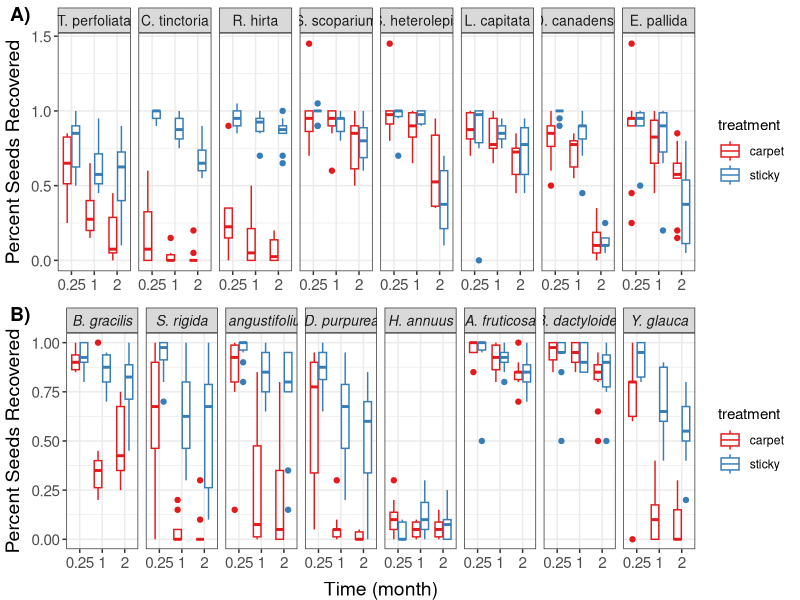

Write the R code that produced this figure. (Note: this script raises an error after producing the figure.)
## ---- chunk 1
# clear workspace
rm(list=ls())

# working directory
# set working directory to "source file location"

# libraries
library(tidyverse)
library(RColorBrewer)
library(cowplot)
library(glmmTMB)
library(ggeffects) #for ggpredict()
library(emmeans) # for post-sticky comparison

# data
mo <- read_csv("../data/L0/MO_seedrain_raw.csv")
mo_mass <- read_csv("../data/L0/MO_seedweight_raw.csv")

co <- read_csv("../data/L0/CO_seedrain_raw.csv")
co_mass <- read_csv("../data/L0/CO_seedweight_raw.csv")

## ---- chunk 2

# clean up treatment names and times

mo$time_month[mo$time_month == '1 month'] <- 1
mo$time_month[mo$time_month == '2 month'] <- 2
mo$time_month[mo$time_month == '1 week'] <- 0.25

mo$time_month <- as.numeric(mo$time_month)


# clean recovery data to just be the species we selected, not the extra 
#      seeds we caught throughout the experiment

mo_slim <- mo %>%
  filter(species == "LESCAP" | species == "DESCAN" | species == "TRIPER" |
         species == "SCHSCO" | species == "ECHANG" | species == "SPOHET" |
         species == "RUDHIR" | species == "CORTIN")


#we used ECHPAL, not ECHANG - so update data
mo_slim$species[mo_slim$species == 'ECHANG'] <- "ECHPAL"

# clean seed mass data

mo_mass_small <- mo_mass %>% 
  group_by(species) %>%
  dplyr::summarize(mean_1seed = mean(lot_mass_g)/25)

# rename species to match recovery data
mo_mass_small$species[mo_mass_small$species == 'RATPIN'] <- "RUDHIR"
mo_mass_small$species[mo_mass_small$species == 'ECHANG'] <- "ECHPAL"

## ---- chunk 3

# clean up treatment names and times

co$treatment[co$treatment == 's'] <- "sticky"
co$treatment[co$treatment == 'c'] <- "carpet"


# clean recovery data to just be the species we selected, not the extra 
#      seeds we caught throughout the experiment

co_slim <- co %>%
  filter(species != ("various"))

co_mass_small <- co_mass %>%
  pivot_longer(
    cols = afrut:yglau,
    names_to = "species",
    values_to = "mass"
  ) %>%
  group_by(species) %>%
  dplyr::summarize(mean_1seed = mean(mass)/25)


#rename species to match recovery data
co_mass_small$species[co_mass_small$species == 'afrut'] <- "a.fruticosa"
co_mass_small$species[co_mass_small$species == 'bdact'] <- "b.dactyloides"
co_mass_small$species[co_mass_small$species == 'bgrac'] <- "b.gracilis"
co_mass_small$species[co_mass_small$species == 'dpurp'] <- "d.purpurea"
co_mass_small$species[co_mass_small$species == 'hannu'] <- "h.annuus"
co_mass_small$species[co_mass_small$species == 'origi'] <- "s.rigida"
co_mass_small$species[co_mass_small$species == 'sangu'] <- "s.angustifolium"
co_mass_small$species[co_mass_small$species == 'yglau'] <- "y.glauca"

## ---- chunk 4
### Create full dataset with both sites

dat_all <- full_join(mo_slim, co_slim)

list(unique(dat_all$species))

# create a %consumed column

dat_all$pct_recovered <- dat_all$number_recovered/dat_all$number_original
dat_all$time_month <- as.factor(dat_all$time_month)


## ---- chunk 5

#size order
mo_raw <- subset(dat_all,site == "mo" & treatment != "post-sticky")
mo_raw$species <- factor(mo_raw$species, levels = c("TRIPER", "CORTIN", "RUDHIR", "SCHSCO", "SPOHET", "LESCAP", "DESCAN", "ECHPAL"), labels = c("T. perfoliata", "C. tinctoria", "R. hirta", "S. scoparium", "S. heterolepis", "L. capitata", "D. canadense", "E. pallida"))


mo_raw <- ggplot(mo_raw, aes(x = time_month, y = pct_recovered, color = treatment))+
  geom_boxplot()+
  facet_grid(cols = vars(species))+
  scale_color_brewer(palette = "Set1")+
  theme_bw()+
  ylab("Percent Seeds Recovered")+
  theme(strip.text.x = element_text(size = 10),
        axis.title.x = element_blank(),
        axis.title.y = element_text(size = 14, vjust = +1.5),
        axis.text.y = element_text(size = 11),
        axis.text.x = element_text(size = 11)
      )


#size order
co_raw <- subset(dat_all, site == "co")
co_raw$species <- factor(co_raw$species, levels = c("b.gracilis", "s.rigida", "s.angustifolium", "d.purpurea", "h.annuus", "a.fruticosa", "b.dactyloides", "y.glauca"), labels = c("B. gracilis", "S. rigida", "S. angustifolium", "D. purpurea", "H. annuus", "A. fruticosa", "B. dactyloides", "Y. glauca"))

co_raw <- ggplot(co_raw, aes(x = time_month, y = pct_recovered, color = treatment))+
  geom_boxplot()+
  facet_grid(cols = vars(species))+
  scale_color_brewer(palette = "Set1")+
  theme_bw()+
  ylab("Percent Seeds Recovered")+
  xlab("Time (month)")+
  theme(strip.text.x = element_text(size = 10, face = "italic"),
        axis.title.y = element_text(size = 14, vjust = +1.5),
        axis.title.x = element_text(size = 14, vjust = -0.75),
        axis.text.y = element_text(size = 11),
        axis.text.x = element_text(size = 11)
      )

plot_grid(mo_raw, co_raw, ncol = 1, labels = c("A)", "B)"))

## save figure
pdf("../figures/all_raw_data.pdf", width = 10, height = 8)

plot_grid(mo_raw, co_raw, ncol = 1, labels = c("A)", "B)"), align = "h", axis = "l")

invisible(dev.off())

## ---- chunk 6

# make relativized capture plot with carpet compared to sticky.

dat_small <- dat_all[,1:8]
dat_small <- subset(dat_small, treatment != "post-sticky")

dat_wide <- dat_small %>%
  pivot_wider(
    names_from = treatment,
    values_from = number_recovered
  )

dat_wide$LRR_removed <- log(dat_wide$sticky / dat_wide$carpet)

#size order
mo_wide <- subset(dat_wide, site == "mo")
mo_wide$species <- factor(mo_wide$species, levels = c("TRIPER", "CORTIN", "RUDHIR", "SCHSCO", "SPOHET", "LESCAP", "DESCAN", "ECHPAL"), labels = c("T. perfoliata", "C. tinctoria", "R. hirta", "S. scoparium", "S. heterolepis", "L. capitata", "D. canadense", "E. pallida"))


mo_rel <- ggplot(mo_wide, aes(x = time_month, y = LRR_removed))+
  geom_boxplot()+
  geom_hline(yintercept = 0, linetype = "dashed", color = "red")+
  facet_grid(cols = vars(species))+
  scale_color_brewer(palette = "Set1")+
  theme_bw()+
  ylab("Recovery Log Response Ratio")+
  theme(strip.text.x = element_text(size = 10),
        axis.title.x = element_blank(),
        axis.title.y = element_text(size = 14, vjust = +1.5),
        axis.text.y = element_text(size = 11),
        axis.text.x = element_text(size = 11)
      )


#size order
co_wide <- subset(dat_wide, site == "co")
co_wide$species <- factor(co_wide$species, levels = c("b.gracilis", "s.rigida", "s.angustifolium", "d.purpurea", "h.annuus", "a.fruticosa", "b.dactyloides", "y.glauca"), labels = c("B. gracilis", "S. rigida", "S. angustifolium", "D. purpurea", "H. annuus", "A. fruticosa", "B. dactyloides", "Y. glauca"))

co_rel <- ggplot(co_wide, aes(x = time_month, y = LRR_removed))+
  geom_boxplot()+
  geom_hline(yintercept = 0, linetype = "dashed", color = "red")+
  facet_grid(cols = vars(species))+
  scale_color_brewer(palette = "Set1")+
  theme_bw()+
  ylab("Recovery Log Response Ratio")+
  xlab("Time (month)")+
  theme(strip.text.x = element_text(size = 10, face = "italic"),
        axis.title.y = element_text(size = 14, vjust = +1.5),
        axis.title.x = element_text(size = 14, vjust = -0.75),
        axis.text.y = element_text(size = 11),
        axis.text.x = element_text(size = 11)
      )

plot_grid(mo_rel, co_rel, ncol = 1, labels = c("A)", "B)"))


## save figure
pdf("../figures/all_relative_data.pdf", width = 10, height = 8)

plot_grid(mo_rel, co_rel, ncol = 1, labels = c("A)", "B)"), align = "h", axis = "l")

invisible(dev.off())

## ---- chunk 7
## data cleanup

# add seed mass data into big dataset.
mass_all <- rbind(mo_mass_small, co_mass_small)
dat_full <- left_join(dat_all, mass_all)

# make month numeric and fix month timing
dat_full$time_month <- as.numeric(dat_full$time_month)
dat_full$time_month[dat_full$time_month == 1] <- 0.25
dat_full$time_month[dat_full$time_month == 2] <- 1
dat_full$time_month[dat_full$time_month == 3] <- 2


# remove the post-sticky treatment from MO
dat_full <- subset(dat_full, treatment != "post-sticky")

# calculate the number not recovered
dat_full$number_lost <- dat_full$number_original - dat_full$number_recovered

# treatment as factor
dat_full$treatment <- as.factor(dat_full$treatment)
## ---- chunk 8
# Statistical Model
mod1 <- glmmTMB(pct_recovered ~ treatment * mean_1seed + time_month + (1|site/block), 
                data = dat_full, 
                weights = number_original, 
                family = binomial)
summary(mod1) 

## ---- chunk 9

#Predict the data from the statistical model
out.pred <- predict(mod1, type = 'response')


predicted <- data.frame(pred = out.pred,
                        mass = dat_full$mean_1seed,
                        time = dat_full$time_month,
                        treatment = dat_full$treatment,
                        num_rec = dat_full$number_recovered,
                        num_lost = dat_full$number_lost)

## summary stats
predicted %>%
  group_by(treatment) %>%
  dplyr::summarize(mean_recovered = mean(pred),
                   sd_recovered = sd(pred))


palatte <- c("#CC79A7","#E69F00" )

predicted$treatment <- factor(predicted$treatment, levels = c("carpet", "sticky"), labels = c("astroturf", "sticky"))



#graph predicted data and binomial smooths
mass <- ggplot(predicted, aes(x = mass, y = pred, 
                     color = treatment))+
          geom_point(position = position_jitter(width = 0.0002), alpha = 0.5)+
          theme_bw()+
          scale_colour_manual(values = palatte)+
          labs(y= "Proportion of Seeds Recovered", x = "Seed mass", color = "Trap Type")+ 
          stat_smooth(method = "glm", 
                      method.args = list(family = "binomial"))+  
          theme(axis.title.y = element_text(size = 14, vjust = +1.5),
                axis.title.x = element_text(size = 14, vjust = -0.75),
                axis.text.y = element_text(size = 11),
                axis.text.x = element_text(size = 11)
      )

mass

## save figure
pdf("../figures/recovery_by_mass2.pdf", width = 6, height = 5)

mass

invisible(dev.off())

## ---- chunk 10
# Predicted figure for all factors
pred <- ggpredict(mod1, terms=c("mean_1seed", "treatment", "site", "time_month"), type="random")
pred_all <- plot(pred)
pred_all


## save figure
pdf("../figures/all_predicted.pdf", width = 6, height = 5)

pred_all

invisible(dev.off())

## ---- chunk 11
dat_test <- dat_all[,1:8]
dat_test <- subset(dat_test, site == "mo" & time_month == 1)

dat_test$pct_recovered <- dat_test$number_recovered/dat_test$number_original

ggplot(dat_test, aes(x = treatment, y = pct_recovered))+
  geom_boxplot()+
  theme_bw()


mod2 <- glmmTMB(pct_recovered ~ treatment + (1|block), 
                data = dat_test, 
                family = binomial)
summary(mod2) 
emmeans(mod2, pairwise~treatment)
